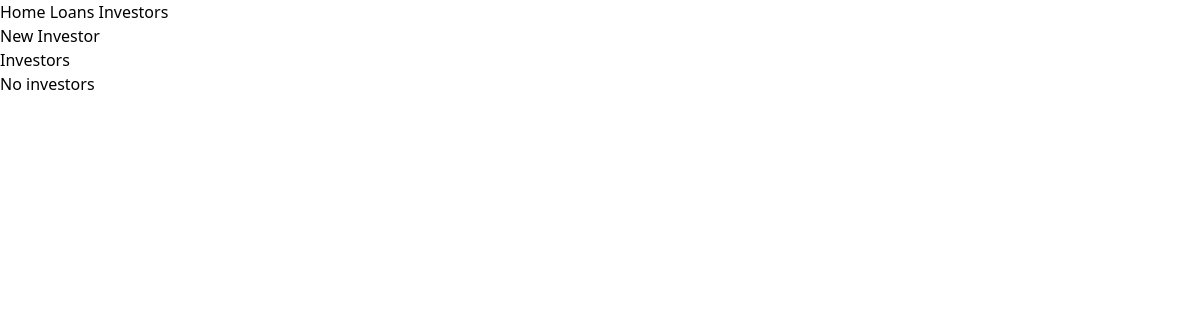
The app's page /investors, older data.
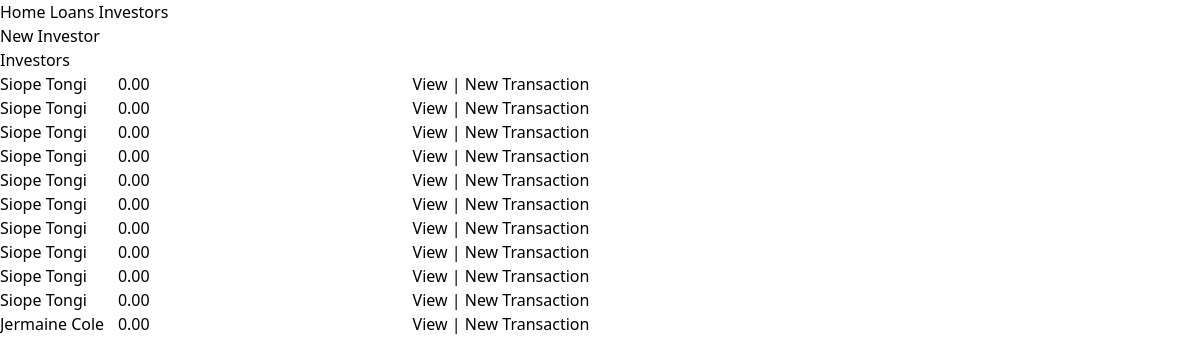
The same page, newer data.
### app/models.py (models this page shows, shortened)
class Investor(models.Model):
  first_name = models.CharField(max_length=50)
  last_name = models.CharField(max_length=50)
  phone = models.CharField(max_length=20, null=True, blank=True)
  total_contributions = models.DecimalField(max_digits=14, decimal_places=2, default=0.00)

### app/views.py (the view)
# urls.py: path("investors", views.investors),
def investors(request):
  investors = Investor.objects.all()
  return render(request, "investors/index.html", {'investors': investors})

### app/templates/investors/index.html (shortened to what this page needs)
{% extends "base.html" %}
{% block content %}
<a href="/investors/new">New Investor</a>
<div>
  Investors
</div>
<table>
  {% for investor in investors %}
    <tr>
      <td class="w-1/5">
        {{investor.first_name}} {{investor.last_name}}
      </td>
      <td class="w-1/2">
        {{investor.total_contributions}}
      </td>
      <td class="w-3/10">
        <a href="{% url 'show_investor' investor.pk %}">View</a> |
        <a href="{% url 'new_transaction' %}?investor_id={{ investor.pk }}"> New Transaction</a>
      </td>
    </tr>
  {% empty %}
    <div>No investors</div>
  {% endfor %}
{% endblock %}

### app/templates/base.html (shortened to what this page needs)
<!DOCTYPE html>
<html lang="en">
  <head>
    <script src="https://unpkg.com/@tailwindcss/browser@4"></script>
    <link rel="stylesheet" href="https://cdn.simplecss.org/simple-v1.css">
  </head>
  <body>
    <header>
        <a href="/">Home</a>
        <a href="/loans">Loans</a>
        <a href="/investors">Investors</a>
    </header>
    <main>
      {% block content %}{% endblock %}
    </main>
  </body>
</html>

Row changes from the older to the newer data that the page shows:
added Investor: first_name "Siope", last_name "Tongi", total_contributions "0.00"
added Investor: first_name "Siope", last_name "Tongi", total_contributions "0.00"
added Investor: first_name "Siope", last_name "Tongi", total_contributions "0.00"
added Investor: first_name "Siope", last_name "Tongi", total_contributions "0.00"
added Investor: first_name "Siope", last_name "Tongi", total_contributions "0.00"
added Investor: first_name "Siope", last_name "Tongi", total_contributions "0.00"
added Investor: first_name "Siope", last_name "Tongi", total_contributions "0.00"
added Investor: first_name "Siope", last_name "Tongi", total_contributions "0.00"
added Investor: first_name "Siope", last_name "Tongi", total_contributions "0.00"
added Investor: first_name "Siope", last_name "Tongi", total_contributions "0.00"
added Investor: first_name "Jermaine", last_name "Cole", total_contributions "0.00"
Text that changed along with them:
text no longer shown: "No investors"
